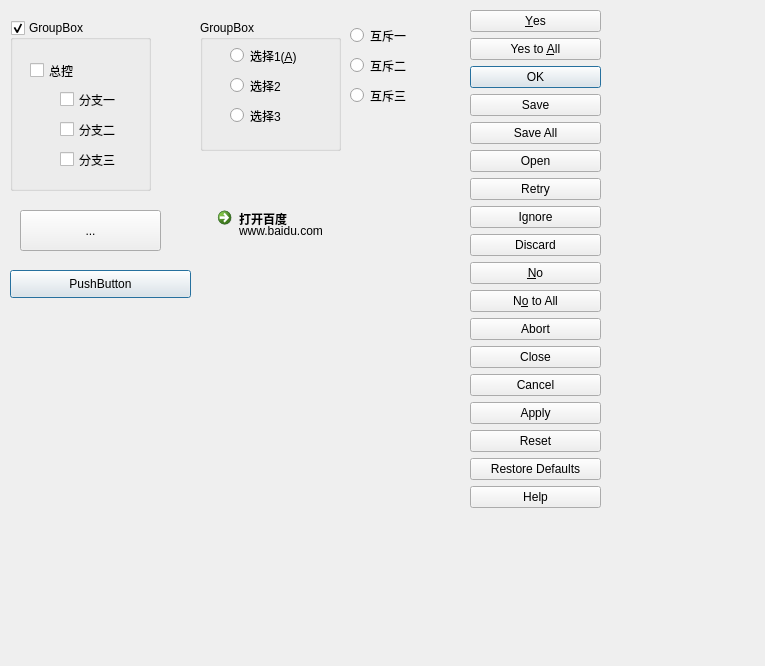
<?xml version="1.0" encoding="UTF-8"?>
<ui version="4.0">
 <class>Form</class>
 <widget class="QWidget" name="Form">
  <property name="geometry">
   <rect>
    <x>0</x>
    <y>0</y>
    <width>765</width>
    <height>666</height>
   </rect>
  </property>
  <property name="baseSize">
   <size>
    <width>777</width>
    <height>777</height>
   </size>
  </property>
  <property name="windowTitle">
   <string>Form</string>
  </property>
  <widget class="QDialogButtonBox" name="buttonBox">
   <property name="geometry">
    <rect>
     <x>470</x>
     <y>10</y>
     <width>131</width>
     <height>631</height>
    </rect>
   </property>
   <property name="orientation">
    <enum>Qt::Vertical</enum>
   </property>
   <property name="standardButtons">
    <set>QDialogButtonBox::Abort|QDialogButtonBox::Apply|QDialogButtonBox::Cancel|QDialogButtonBox::Close|QDialogButtonBox::Discard|QDialogButtonBox::Help|QDialogButtonBox::Ignore|QDialogButtonBox::No|QDialogButtonBox::NoToAll|QDialogButtonBox::Ok|QDialogButtonBox::Open|QDialogButtonBox::Reset|QDialogButtonBox::RestoreDefaults|QDialogButtonBox::Retry|QDialogButtonBox::Save|QDialogButtonBox::SaveAll|QDialogButtonBox::Yes|QDialogButtonBox::YesToAll</set>
   </property>
  </widget>
  <widget class="QToolButton" name="toolButton">
   <property name="geometry">
    <rect>
     <x>20</x>
     <y>210</y>
     <width>141</width>
     <height>41</height>
    </rect>
   </property>
   <property name="text">
    <string>...</string>
   </property>
   <property name="popupMode">
    <enum>QToolButton::InstantPopup</enum>
   </property>
   <property name="autoRaise">
    <bool>false</bool>
   </property>
  </widget>
  <widget class="QCommandLinkButton" name="commandLinkButton">
   <property name="geometry">
    <rect>
     <x>210</x>
     <y>200</y>
     <width>222</width>
     <height>48</height>
    </rect>
   </property>
   <property name="text">
    <string>打开百度</string>
   </property>
   <property name="description">
    <string>www.baidu.com</string>
   </property>
  </widget>
  <widget class="QPushButton" name="pushButton">
   <property name="geometry">
    <rect>
     <x>10</x>
     <y>270</y>
     <width>181</width>
     <height>28</height>
    </rect>
   </property>
   <property name="text">
    <string comment="123" extracomment="234">PushButton</string>
   </property>
   <property name="autoDefault">
    <bool>true</bool>
   </property>
   <property name="default">
    <bool>true</bool>
   </property>
   <property name="flat">
    <bool>false</bool>
   </property>
  </widget>
  <widget class="QGroupBox" name="groupBox">
   <property name="geometry">
    <rect>
     <x>10</x>
     <y>20</y>
     <width>141</width>
     <height>171</height>
    </rect>
   </property>
   <property name="title">
    <string>GroupBox</string>
   </property>
   <property name="flat">
    <bool>false</bool>
   </property>
   <property name="checkable">
    <bool>true</bool>
   </property>
   <property name="checked">
    <bool>true</bool>
   </property>
   <widget class="QCheckBox" name="cb4">
    <property name="geometry">
     <rect>
      <x>50</x>
      <y>130</y>
      <width>91</width>
      <height>19</height>
     </rect>
    </property>
    <property name="text">
     <string>分支三</string>
    </property>
    <property name="checkable">
     <bool>true</bool>
    </property>
    <property name="checked">
     <bool>false</bool>
    </property>
    <property name="tristate">
     <bool>false</bool>
    </property>
   </widget>
   <widget class="QCheckBox" name="cb3">
    <property name="geometry">
     <rect>
      <x>50</x>
      <y>100</y>
      <width>91</width>
      <height>19</height>
     </rect>
    </property>
    <property name="text">
     <string>分支二</string>
    </property>
    <property name="checkable">
     <bool>true</bool>
    </property>
    <property name="checked">
     <bool>false</bool>
    </property>
    <property name="tristate">
     <bool>false</bool>
    </property>
   </widget>
   <widget class="QCheckBox" name="cb2">
    <property name="geometry">
     <rect>
      <x>50</x>
      <y>70</y>
      <width>91</width>
      <height>19</height>
     </rect>
    </property>
    <property name="text">
     <string>分支一</string>
    </property>
    <property name="checkable">
     <bool>true</bool>
    </property>
    <property name="checked">
     <bool>false</bool>
    </property>
    <property name="tristate">
     <bool>false</bool>
    </property>
   </widget>
   <widget class="QCheckBox" name="cb1">
    <property name="geometry">
     <rect>
      <x>20</x>
      <y>40</y>
      <width>91</width>
      <height>21</height>
     </rect>
    </property>
    <property name="text">
     <string>总控</string>
    </property>
    <property name="checkable">
     <bool>true</bool>
    </property>
    <property name="checked">
     <bool>false</bool>
    </property>
    <property name="tristate">
     <bool>false</bool>
    </property>
   </widget>
  </widget>
  <widget class="QRadioButton" name="rb_hc1">
   <property name="geometry">
    <rect>
     <x>350</x>
     <y>20</y>
     <width>115</width>
     <height>31</height>
    </rect>
   </property>
   <property name="text">
    <string>互斥一</string>
   </property>
   <property name="icon">
    <iconset>
     <normaloff>Warning.ico</normaloff>Warning.ico</iconset>
   </property>
  </widget>
  <widget class="QRadioButton" name="rb_hc2">
   <property name="geometry">
    <rect>
     <x>350</x>
     <y>50</y>
     <width>115</width>
     <height>31</height>
    </rect>
   </property>
   <property name="text">
    <string>互斥二</string>
   </property>
  </widget>
  <widget class="QRadioButton" name="rb_hc3">
   <property name="geometry">
    <rect>
     <x>350</x>
     <y>80</y>
     <width>115</width>
     <height>31</height>
    </rect>
   </property>
   <property name="text">
    <string>互斥三</string>
   </property>
  </widget>
  <widget class="QGroupBox" name="groupBox_2">
   <property name="geometry">
    <rect>
     <x>200</x>
     <y>20</y>
     <width>141</width>
     <height>131</height>
    </rect>
   </property>
   <property name="title">
    <string>GroupBox</string>
   </property>
   <widget class="QRadioButton" name="rb3">
    <property name="geometry">
     <rect>
      <x>30</x>
      <y>80</y>
      <width>115</width>
      <height>31</height>
     </rect>
    </property>
    <property name="text">
     <string>选择3</string>
    </property>
    <property name="autoExclusive">
     <bool>false</bool>
    </property>
   </widget>
   <widget class="QRadioButton" name="rb2">
    <property name="geometry">
     <rect>
      <x>30</x>
      <y>50</y>
      <width>115</width>
      <height>31</height>
     </rect>
    </property>
    <property name="text">
     <string>选择2</string>
    </property>
    <property name="autoExclusive">
     <bool>false</bool>
    </property>
   </widget>
   <widget class="QRadioButton" name="rb1">
    <property name="geometry">
     <rect>
      <x>30</x>
      <y>20</y>
      <width>115</width>
      <height>31</height>
     </rect>
    </property>
    <property name="text">
     <string>选择1(&amp;A)</string>
    </property>
    <property name="autoExclusive">
     <bool>false</bool>
    </property>
   </widget>
  </widget>
 </widget>
 <resources/>
 <connections/>
 <slots>
  <slot>cb1_change()</slot>
  <slot>pushButton_clicked()</slot>
 </slots>
</ui>
